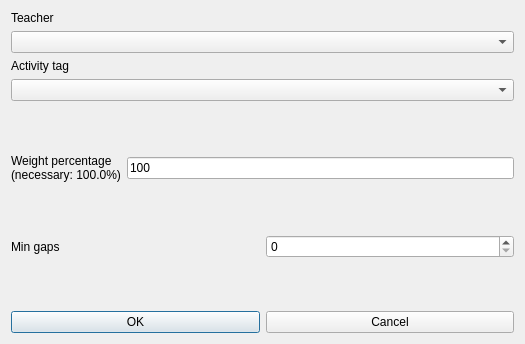
<?xml version="1.0" encoding="UTF-8"?>
<ui version="4.0">
 <class>ModifyConstraintTeacherMinGapsBetweenActivityTagPerRealDayForm_template</class>
 <widget class="QDialog" name="ModifyConstraintTeacherMinGapsBetweenActivityTagPerRealDayForm_template">
  <property name="geometry">
   <rect>
    <x>0</x>
    <y>0</y>
    <width>525</width>
    <height>344</height>
   </rect>
  </property>
  <property name="windowTitle">
   <string extracomment="This is the title of the dialog to modify a constraint of this type">Modify teacher min gaps between activity tag per real day</string>
  </property>
  <layout class="QVBoxLayout" name="verticalLayout_2">
   <item>
    <layout class="QVBoxLayout" name="verticalLayout">
     <item>
      <widget class="QLabel" name="teachersTextLabel">
       <property name="frameShape">
        <enum>QFrame::NoFrame</enum>
       </property>
       <property name="frameShadow">
        <enum>QFrame::Plain</enum>
       </property>
       <property name="text">
        <string>Teacher</string>
       </property>
       <property name="wordWrap">
        <bool>false</bool>
       </property>
      </widget>
     </item>
     <item>
      <widget class="QComboBox" name="teacherComboBox">
       <property name="editable">
        <bool>false</bool>
       </property>
       <property name="insertPolicy">
        <enum>QComboBox::NoInsert</enum>
       </property>
       <property name="duplicatesEnabled">
        <bool>false</bool>
       </property>
      </widget>
     </item>
     <item>
      <widget class="QLabel" name="activityTagTextLabel">
       <property name="frameShape">
        <enum>QFrame::NoFrame</enum>
       </property>
       <property name="frameShadow">
        <enum>QFrame::Plain</enum>
       </property>
       <property name="text">
        <string>Activity tag</string>
       </property>
       <property name="wordWrap">
        <bool>false</bool>
       </property>
      </widget>
     </item>
     <item>
      <widget class="QComboBox" name="activityTagComboBox">
       <property name="editable">
        <bool>false</bool>
       </property>
       <property name="insertPolicy">
        <enum>QComboBox::NoInsert</enum>
       </property>
       <property name="duplicatesEnabled">
        <bool>false</bool>
       </property>
      </widget>
     </item>
    </layout>
   </item>
   <item>
    <spacer name="spacer6">
     <property name="orientation">
      <enum>Qt::Vertical</enum>
     </property>
     <property name="sizeType">
      <enum>QSizePolicy::Expanding</enum>
     </property>
     <property name="sizeHint" stdset="0">
      <size>
       <width>20</width>
       <height>20</height>
      </size>
     </property>
    </spacer>
   </item>
   <item>
    <layout class="QHBoxLayout" name="horizontalLayout_2">
     <item>
      <widget class="QLabel" name="weightTextLabel">
       <property name="frameShape">
        <enum>QFrame::NoFrame</enum>
       </property>
       <property name="frameShadow">
        <enum>QFrame::Plain</enum>
       </property>
       <property name="text">
        <string>Weight percentage
(necessary: 100.0%)</string>
       </property>
       <property name="wordWrap">
        <bool>false</bool>
       </property>
      </widget>
     </item>
     <item>
      <widget class="QLineEdit" name="weightLineEdit">
       <property name="text">
        <string notr="true">100</string>
       </property>
      </widget>
     </item>
    </layout>
   </item>
   <item>
    <spacer name="verticalSpacer">
     <property name="orientation">
      <enum>Qt::Vertical</enum>
     </property>
     <property name="sizeHint" stdset="0">
      <size>
       <width>20</width>
       <height>25</height>
      </size>
     </property>
    </spacer>
   </item>
   <item>
    <layout class="QHBoxLayout" name="horizontalLayout">
     <item>
      <widget class="QLabel" name="minGapsTextLabel">
       <property name="frameShape">
        <enum>QFrame::NoFrame</enum>
       </property>
       <property name="frameShadow">
        <enum>QFrame::Plain</enum>
       </property>
       <property name="text">
        <string>Min gaps</string>
       </property>
       <property name="wordWrap">
        <bool>false</bool>
       </property>
      </widget>
     </item>
     <item>
      <widget class="QSpinBox" name="minGapsSpinBox"/>
     </item>
    </layout>
   </item>
   <item>
    <spacer name="verticalSpacer_2">
     <property name="orientation">
      <enum>Qt::Vertical</enum>
     </property>
     <property name="sizeHint" stdset="0">
      <size>
       <width>20</width>
       <height>26</height>
      </size>
     </property>
    </spacer>
   </item>
   <item>
    <layout class="QHBoxLayout">
     <item>
      <widget class="QPushButton" name="okPushButton">
       <property name="text">
        <string>OK</string>
       </property>
      </widget>
     </item>
     <item>
      <widget class="QPushButton" name="cancelPushButton">
       <property name="text">
        <string>Cancel</string>
       </property>
      </widget>
     </item>
    </layout>
   </item>
  </layout>
 </widget>
 <layoutdefault spacing="6" margin="11"/>
 <resources/>
 <connections/>
</ui>
